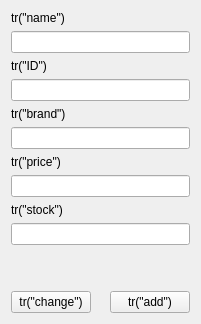
            <widget class="QWidget" name="m_customerAddTab_5">
             <attribute name="title">
              <string>입력</string>
             </attribute>
             <layout class="QHBoxLayout" name="horizontalLayout_23">
              <item>
               <layout class="QVBoxLayout" name="verticalLayout_50">
                <item>
                 <layout class="QVBoxLayout" name="verticalLayout_51">
                  <property name="sizeConstraint">
                   <enum>QLayout::SetDefaultConstraint</enum>
                  </property>
                  <item>
                   <widget class="QLabel" name="label_45">
                    <property name="sizePolicy">
                     <sizepolicy hsizetype="Expanding" vsizetype="Maximum">
                      <horstretch>0</horstretch>
                      <verstretch>0</verstretch>
                     </sizepolicy>
                    </property>
                    <property name="text">
                     <string>tr(&quot;name&quot;)</string>
                    </property>
                   </widget>
                  </item>
                  <item>
                   <widget class="QLineEdit" name="lineEdit_41"/>
                  </item>
                 </layout>
                </item>
                <item>
                 <layout class="QVBoxLayout" name="verticalLayout_52">
                  <item>
                   <widget class="QLabel" name="label_46">
                    <property name="sizePolicy">
                     <sizepolicy hsizetype="Expanding" vsizetype="Maximum">
                      <horstretch>0</horstretch>
                      <verstretch>0</verstretch>
                     </sizepolicy>
                    </property>
                    <property name="text">
                     <string>tr(&quot;ID&quot;)</string>
                    </property>
                   </widget>
                  </item>
                  <item>
                   <widget class="QLineEdit" name="lineEdit_42">
                    <property name="readOnly">
                     <bool>true</bool>
                    </property>
                   </widget>
                  </item>
                 </layout>
                </item>
                <item>
                 <layout class="QVBoxLayout" name="verticalLayout_53">
                  <item>
                   <widget class="QLabel" name="label_47">
                    <property name="sizePolicy">
                     <sizepolicy hsizetype="Expanding" vsizetype="Maximum">
                      <horstretch>0</horstretch>
                      <verstretch>0</verstretch>
                     </sizepolicy>
                    </property>
                    <property name="text">
                     <string>tr(&quot;brand&quot;)</string>
                    </property>
                   </widget>
                  </item>
                  <item>
                   <widget class="QLineEdit" name="lineEdit_43"/>
                  </item>
                 </layout>
                </item>
                <item>
                 <layout class="QVBoxLayout" name="verticalLayout_54">
                  <item>
                   <widget class="QLabel" name="label_48">
                    <property name="sizePolicy">
                     <sizepolicy hsizetype="Expanding" vsizetype="Maximum">
                      <horstretch>0</horstretch>
                      <verstretch>0</verstretch>
                     </sizepolicy>
                    </property>
                    <property name="text">
                     <string>tr(&quot;price&quot;)</string>
                    </property>
                   </widget>
                  </item>
                  <item>
                   <widget class="QLineEdit" name="lineEdit_44"/>
                  </item>
                 </layout>
                </item>
                <item>
                 <layout class="QVBoxLayout" name="verticalLayout_55">
                  <item>
                   <widget class="QLabel" name="label_49">
                    <property name="sizePolicy">
                     <sizepolicy hsizetype="Expanding" vsizetype="Maximum">
                      <horstretch>0</horstretch>
                      <verstretch>0</verstretch>
                     </sizepolicy>
                    </property>
                    <property name="text">
                     <string>tr(&quot;stock&quot;)</string>
                    </property>
                   </widget>
                  </item>
                  <item>
                   <widget class="QLineEdit" name="lineEdit_45"/>
                  </item>
                 </layout>
                </item>
                <item>
                 <spacer name="verticalSpacer_13">
                  <property name="orientation">
                   <enum>Qt::Vertical</enum>
                  </property>
                  <property name="sizeHint" stdset="0">
                   <size>
                    <width>20</width>
                    <height>40</height>
                   </size>
                  </property>
                 </spacer>
                </item>
                <item>
                 <layout class="QHBoxLayout" name="horizontalLayout_24">
                  <property name="sizeConstraint">
                   <enum>QLayout::SetNoConstraint</enum>
                  </property>
                  <item>
                   <widget class="QPushButton" name="pushButton_13">
                    <property name="text">
                     <string>tr(&quot;change&quot;)</string>
                    </property>
                   </widget>
                  </item>
                  <item>
                   <spacer name="horizontalSpacer_10">
                    <property name="orientation">
                     <enum>Qt::Horizontal</enum>
                    </property>
                    <property name="sizeType">
                     <enum>QSizePolicy::Maximum</enum>
                    </property>
                    <property name="sizeHint" stdset="0">
                     <size>
                      <width>13</width>
                      <height>21</height>
                     </size>
                    </property>
                   </spacer>
                  </item>
                  <item>
                   <widget class="QPushButton" name="pushButton_14">
                    <property name="text">
                     <string>tr(&quot;add&quot;)</string>
                    </property>
                   </widget>
                  </item>
                 </layout>
                </item>
               </layout>
              </item>
             </layout>
            </widget>
